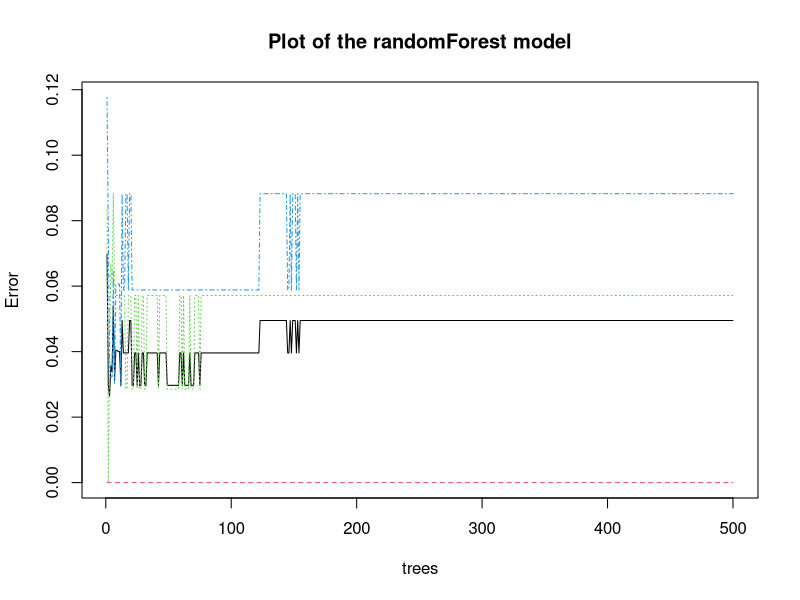
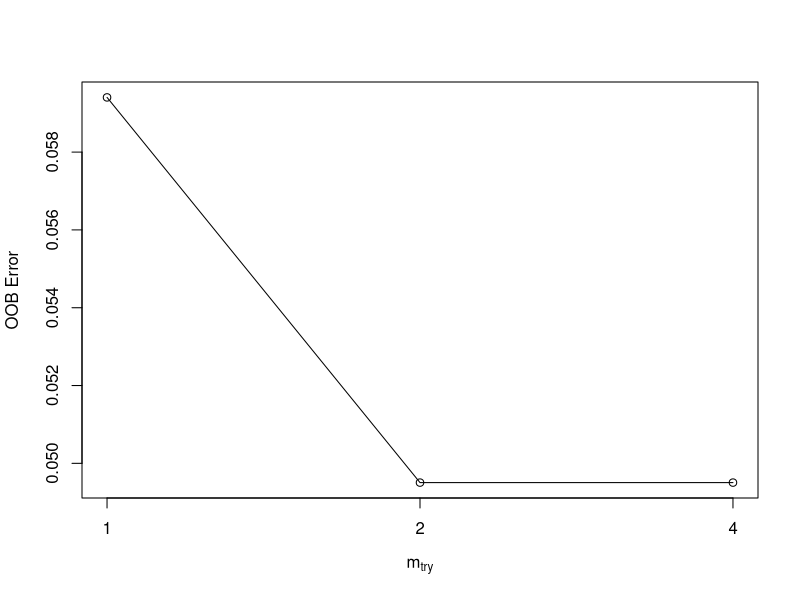
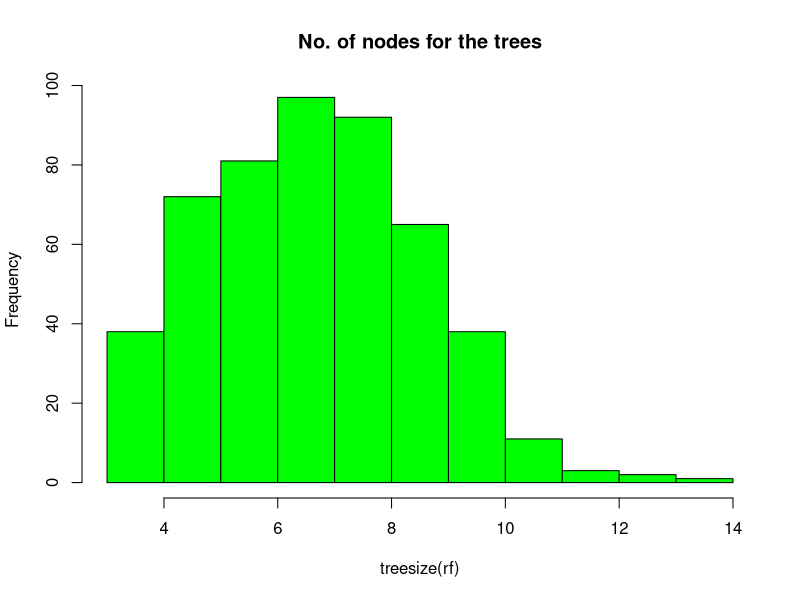
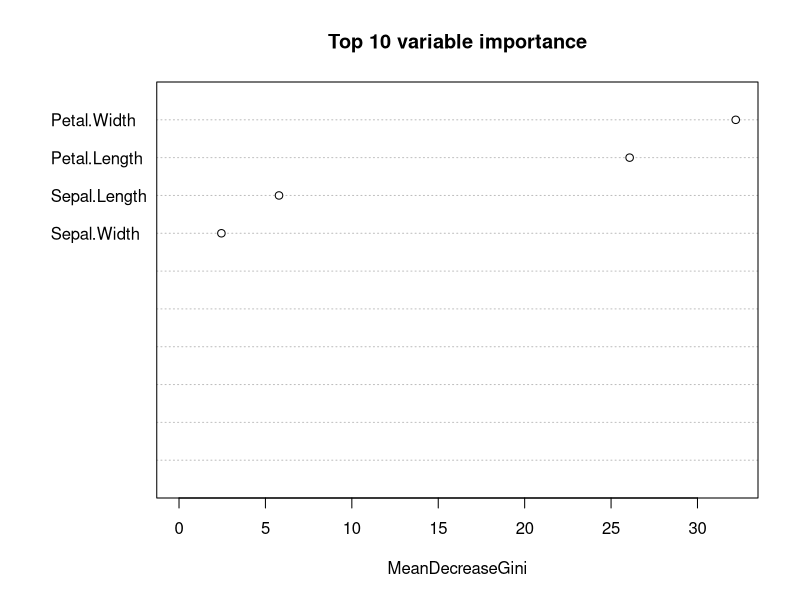
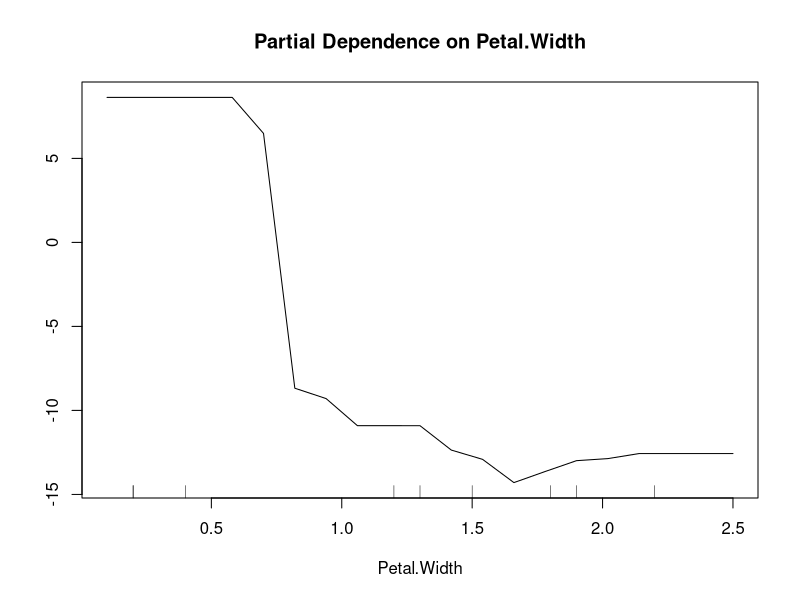
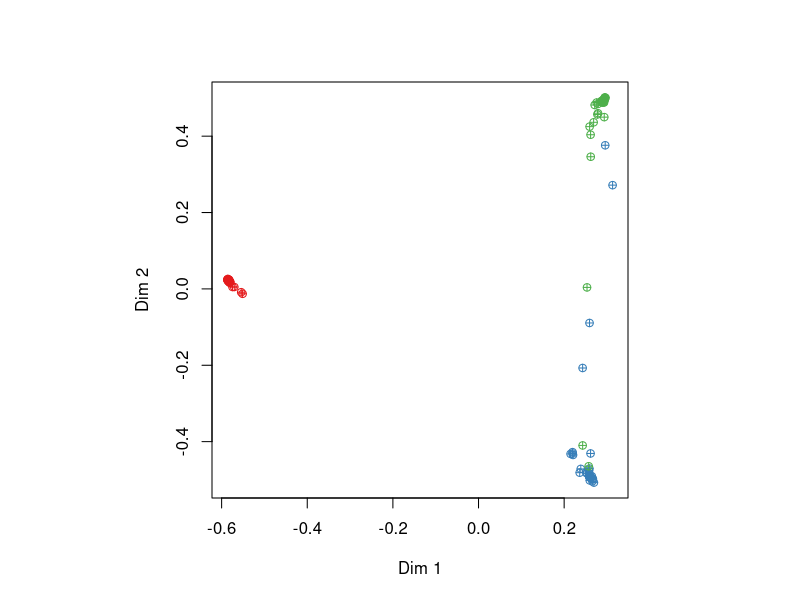

Here is the R script that generated these plots, in order:
## ---- chunk 1
knitr::opts_chunk$set(echo = TRUE)
## ---- chunk 2
library(randomForest)
library(datasets)
library(caret)
## ---- chunk 3
data <- iris
str(data) # Checking for the structure of the data
## ---- chunk 4
data$Species <- as.factor(data$Species)
table(data$Species)
## ---- chunk 5
set.seed(222)
ind <- sample(2, nrow(data), replace = TRUE, prob = c(0.7, 0.3))
train <- data[ind == 1,]
test <- data[ind == 2,]
## ---- chunk 6
rf <- randomForest(Species ~., data = train, proximity = TRUE)
print(rf)
## ---- chunk 7
predict_train <- predict(rf, train)
confusionMatrix(predict_train, train$Species)
## ---- chunk 8
predict_test <- predict(rf, test)
confusionMatrix(predict_test, test$Species)
## ---- chunk 9
plot(rf, main = "Plot of the randomForest model")
## ---- chunk 10
t <- tuneRF(train[, -5], train[, 5],
            stepFactor = 0.5,
            plot = TRUE,
            ntreeTry = 150,
            trace = TRUE,
            improve = 0.05)
## ---- chunk 11
hist(treesize(rf),
     main = 'No. of nodes for the trees',
     col = 'green')

varImpPlot(rf, 
           sort = TRUE,
           n.var = 10,
           main = 'Top 10 variable importance')

importance(rf)
## ---- chunk 12
partialPlot(rf, train, Petal.Width, 'setosa')
## ---- chunk 13
MDSplot(rf, train$Species, pch = 10)
